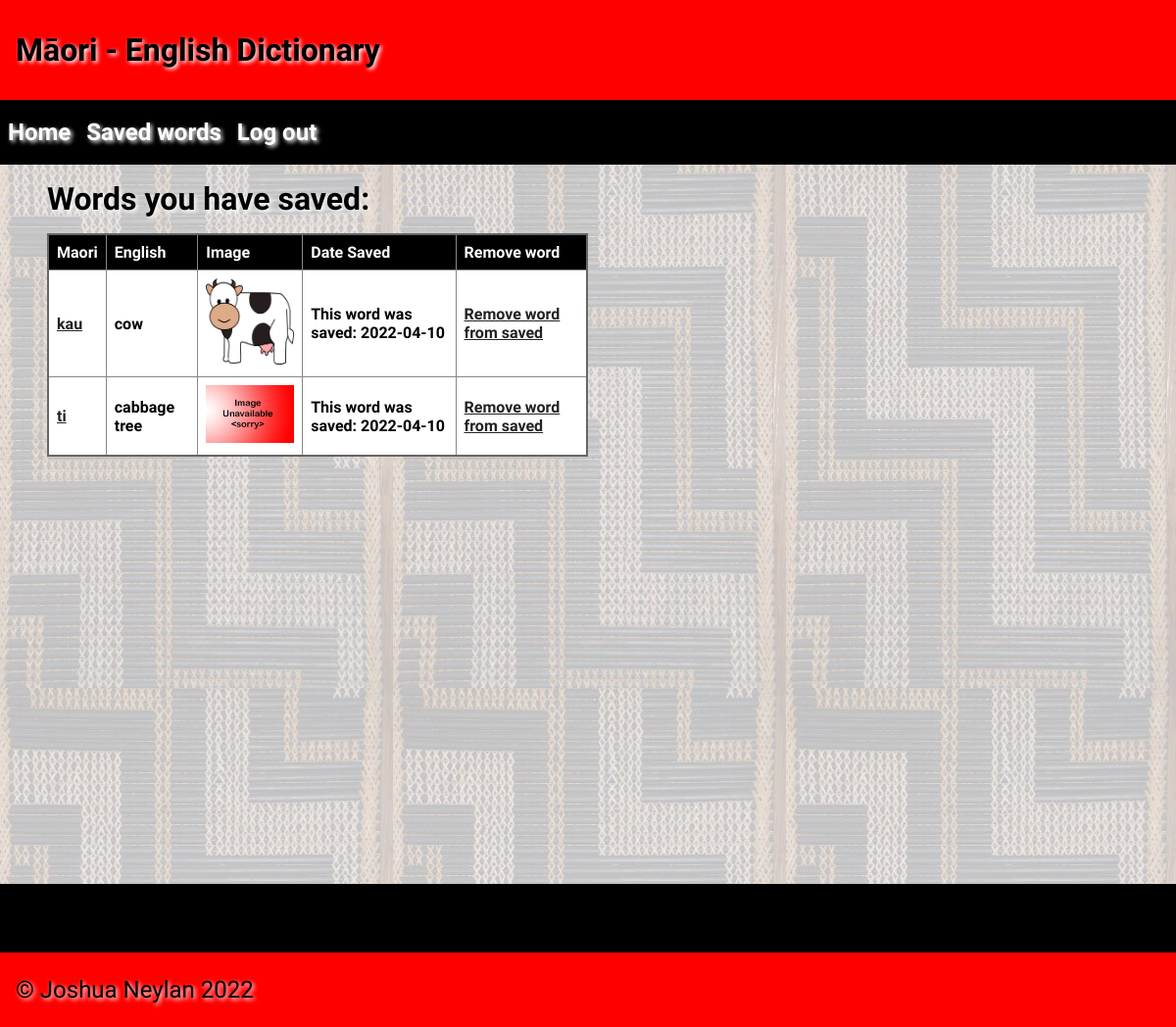
Before: /saved (signed in) with the older database file.
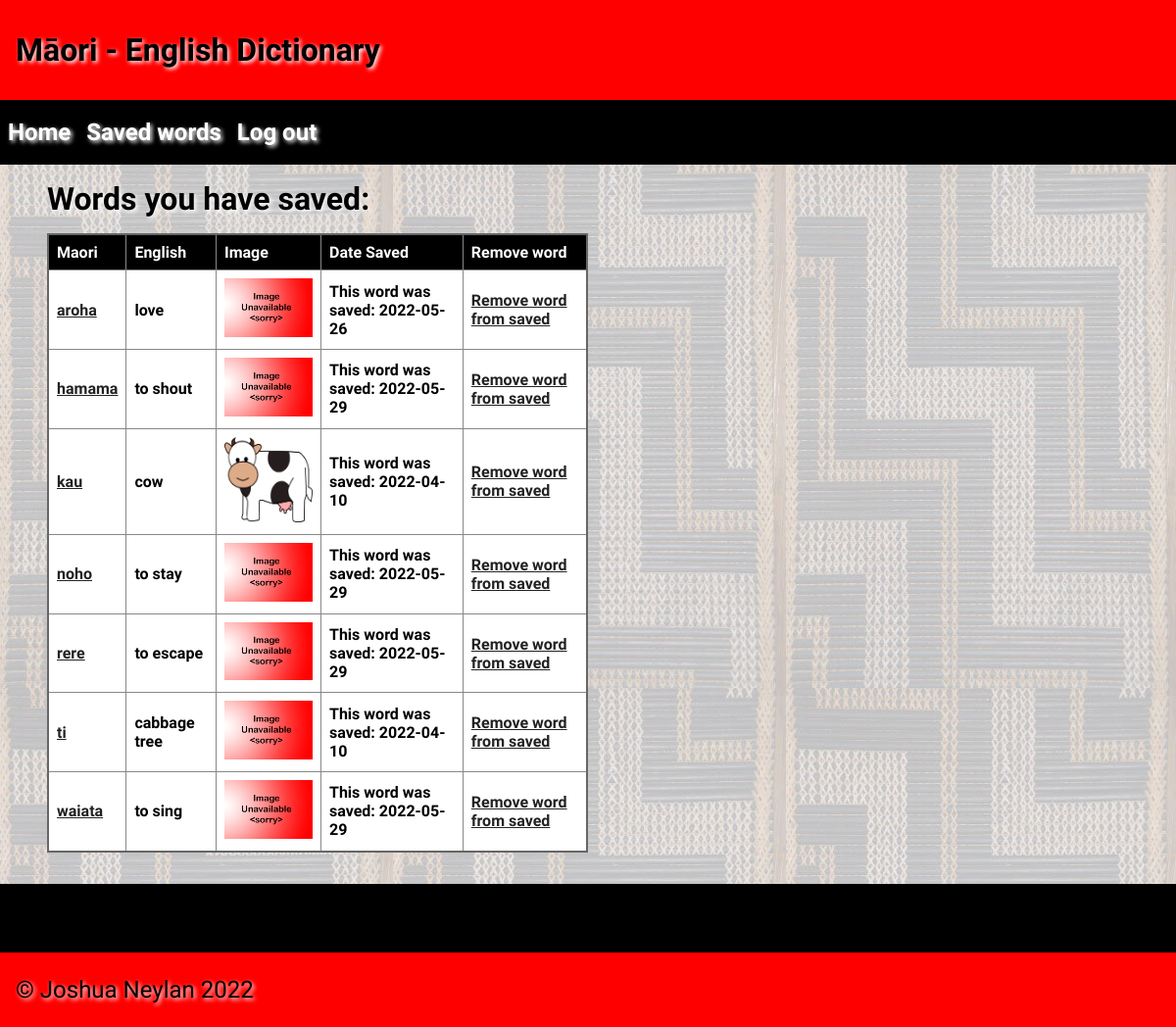
After: the same page with the newer database file.
### tables this page shows
CREATE TABLE "Saved_words"
(
    id        INTEGER
        constraint Saved_words_pk
            primary key autoincrement,
    word_id   INTEGER
        references "Dictionary",
    user_id   INTEGER
        references "Users",
    timestamp datetime
);

CREATE TABLE "Dictionary"
(
    id         integer
        constraint Dictionary_pk
            primary key autoincrement,
    maori      varchar(85),
    english    varchar(100),
    category   varchar(50),
    year_level integer(10),
    image      varchar(100),
    timestamp  datetime,
    author     varchar(60),
    definition varchar(200)
);

### app.py (the view)
@app.route("/saved")
def render_saved():
    if not is_logged_in():
        return redirect("/")
    user_id = session["user_id"]
    word_ids_with_timestamps = query_executor("SELECT word_id, timestamp FROM Saved_words WHERE user_id = ?",
                                              (user_id,), True)
    for i in range(len(word_ids_with_timestamps)):
        word_ids_with_timestamps[i] = word_ids_with_timestamps[i][0], word_ids_with_timestamps[i][1]
    word_ids_with_timestamps = list(set(word_ids_with_timestamps))
    saved_words_details_list = []
    for word_id_with_timestamp in word_ids_with_timestamps:
        word_details = query_executor("SELECT maori, english, category, image, id FROM Dictionary WHERE id = ?",
                                      (word_id_with_timestamp[0],), True)
        updated_word_details = []
        for detail in word_details[0]:
            updated_word_details.append(detail)
        updated_word_details.append(query_executor("SELECT id FROM Categories WHERE category_name = ?",
                                                   (updated_word_details[2],), True)[0][0])
        if updated_word_details[3] is None:
            updated_word_details[3] = "noimage.png"
        saved_words_details_list.append([updated_word_details, word_id_with_timestamp[1]])
        saved_words_details_list = sorted(saved_words_details_list)
    return render_template("saved_words.html", logged_in=is_logged_in(),
                           saved_words_details_list=saved_words_details_list)

### app.py (called while the page is built)
def create_connection(db_file):
    try:
        connection = sqlite3.connect(db_file)
        connection.execute("pragma foreign_keys=ON")
        return connection
    except Error as e:
        print(e)
    return None

def query_executor(query, variable_used_to_execute_query, return_values):
    con = create_connection(DB_NAME)
    cur = con.cursor()
    if variable_used_to_execute_query:
        cur.execute(query, variable_used_to_execute_query)
    elif not variable_used_to_execute_query:
        cur.execute(query)
    if return_values:
        values = cur.fetchall()
        con.close()
        return values
    if not return_values:
        con.commit()
    con.close()

def is_logged_in():
    if session.get("email") is None:
        return False
    return True

### templates/saved_words.html (shortened to what this page needs)
{% extends 'base.html' %}
{% block heading %}Māori - English Dictionary{% endblock %}
{% block main %}
    <h1> Words you have saved:</h1>
    <table>
        <tr>
            <th> Maori </th>
            <th> English</th>
            <th> Image </th>
            <th> Date Saved </th>
            <th> Remove word</th>
        </tr>
        {% for word_details in saved_words_details_list %}
            <tr>
                <td><b><a href = "/{{word_details[0][5]}}/{{word_details[0][4]}}">{{word_details[0][0]}}</a></b></td>
                <td><b> {{word_details[0][1]}} </b></td>
                <td><img class = "thumb" src = "../static/images/{{word_details[0][3]}}"></td>
                <td><b>This word was saved: {{word_details[1]}}</b></td>
                <td><b><a href = "/remove_saved_word-{{word_details[0][4]}}">Remove word from saved</a></b></td>
            </tr>
        {% endfor %}
    </table>
{% endblock %}

### templates/base.html (shortened to what this page needs)
<!doctype html>
<html lang="en">
<head>
	<link href="{{ url_for('static', filename='css/style.css') }}" rel="stylesheet">
</head>
<body>
    <header>
        <h1>{% block heading %}{% endblock %}</h1>
    </header>
    <nav>
        <ul>
            <li><h1><a href="\">Home</a></h1></li>
            {% if logged_in %}
                <li><h1><a href="/saved">Saved words</a></h1></li>
                <li><h1><a href="/logout">Log out</a></h1></li>
            {% else %}
                <li><h1><a href="/login">Login</a></h1></li>
            {% endif %}
        </ul>
    </nav>
    <main>
        <div id = "container">
            {% block main%}{% endblock %}
        </div>
    </main>
    <div class = "footer_top"></div>
    <footer>
        <p>
            &copy; Joshua Neylan 2022
        </p>
    </footer>
</body>
</html>

### static/css/style.css (style rules this page uses)
* { font-family: Comfortaa, sans-serif; margin: 0; padding: 0; box-sizing: border-box; }
header { grid-area: header; background-color: #f00; padding: 1rem; }
nav { grid-area: nav; }
h1, h2, h3, h4 { padding: 1rem 0; font-family: 'Suez One', serif; color: #000; text-shadow: 2px 2px 4px #fff; }
p { padding: 0.5rem 0; }
a { color: #222; }
img { max-width: 500px; }
table { width: 50%; border: 2px solid #666; border-collapse: collapse; background-color: white; }
th, td { inline-size: min-content; overflow-wrap: break-word; border: 1px solid #888; padding: 0.5rem; text-align: left; max-width: 90vw; }
th { background-color: #000; color: #fff; }
.thumb { max-width: 90px; }
footer { grid-area: footer; padding: 1rem; background: #ff0000; }
.footer_top { display: block; width: 100%; height: 70px; background-color: #000000; }
footer p { color: #000; text-shadow: 2px 2px 4px #fff; font-size: 1.5rem; }
#container { width: 92vw; margin: auto; display: table; }
nav { width: 100%; float: left; background-color: rgba(0, 0, 0, 1) }
nav ul { list-style: none; }
nav li { padding: 0.2rem 0.5rem; display: inline; float: left; }
nav a { color: #fff; text-decoration: none; }
main { min-height: 100vh; background-image: url("../images/poutama.jpg"); background-repeat: repeat; }

Changed rows visible on the page:
added Saved_words: maori "aroha", english "love", timestamp "2022-05-26"
added Saved_words: maori "hamama", english "to shout", timestamp "2022-05-29"
added Saved_words: maori "noho", english "to stay", timestamp "2022-05-29"
added Saved_words: maori "rere", english "to escape", timestamp "2022-05-29"
added Saved_words: maori "waiata", english "to sing", timestamp "2022-05-29"
